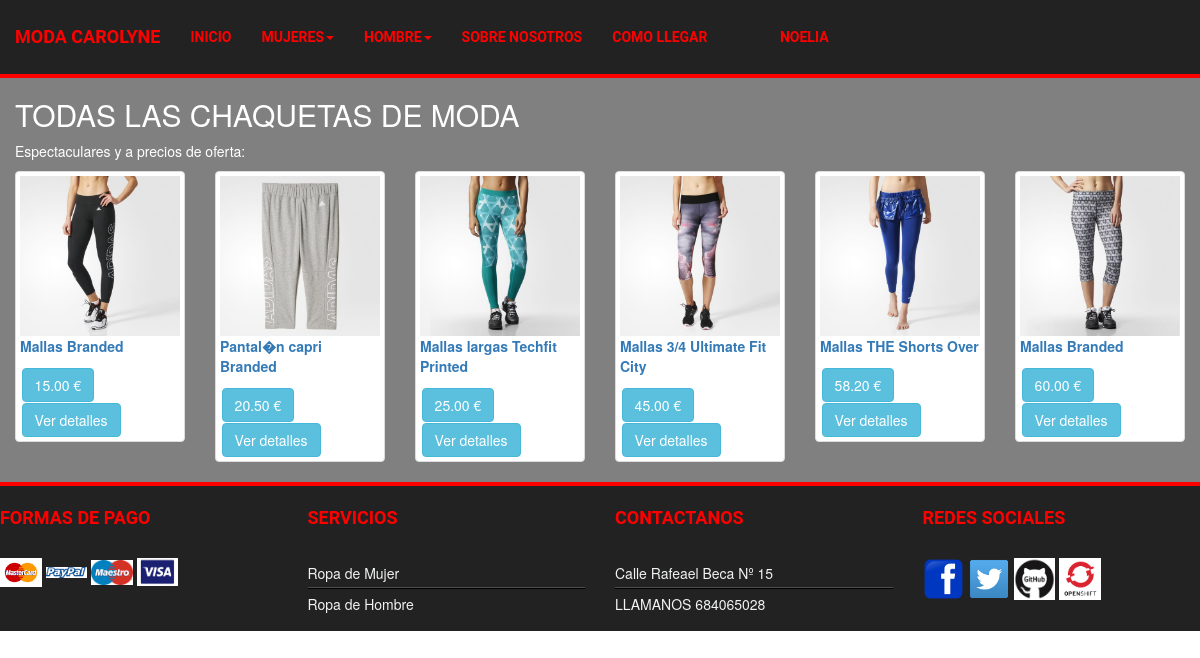
Page /usuarios/pantalon-mujer.php (signed in) on the committed database.
### tables this page shows
CREATE TABLE IF NOT EXISTS `producto` (
  `codproducto` int(6) NOT NULL AUTO_INCREMENT,
  `coddistribuidor` int(6) NOT NULL,
  `nombre` varchar(50) NOT NULL,
  `descripcion` varchar(3000) NOT NULL,
  `stock` int(6) NOT NULL,
  `foto` varchar(200) NOT NULL,
  `categoria` varchar(30) NOT NULL,
  `precio` double(4,2) NOT NULL,
  `sexo` varchar(10) NOT NULL,
  PRIMARY KEY (`codproducto`),
  KEY `fk_producto_1_idx` (`coddistribuidor`)
);

### usuarios/pantalon-mujer.php (the view, shortened to what this page needs)
<?php
  include_once("../plantilla/db_configuration.php");
?>
<!DOCTYPE html>
<html lang="">
  <head>
    <link rel="stylesheet" href="http://maxcdn.bootstrapcdn.com/bootstrap/3.3.5/css/bootstrap.min.css">
	  <link rel="stylesheet" href="https://maxcdn.bootstrapcdn.com/font-awesome/4.5.0/css/font-awesome.min.css">
      <?php
      include "../plantilla/temas.php"
      ?>
    </head>
    <body>
      <?php
      if(isset($_SESSION['nombre'])){
      ?>
<?php
  include "../plantilla/header.php"
?>
<?php
$connection = new mysqli($db_host, $db_user, $db_password, $db_name);
$connection->set_charset("utf8");
$consulta=("SELECT * from producto where  categoria='pantalones' and sexo='mujer';");
	$result = $connection->query($consulta);
  if (isset($result) && $result->num_rows==0) {
  echo "<p>
	No existen productos en la categoria indicada.
   </p>";
 } else {
   ?>
    <div class="container">
  <h2>TODAS LAS CHAQUETAS DE MODA</h2>
  <p>Espectaculares y a precios de oferta:</p>
  <div class="row">
    <?php
    while($obj = $result->fetch_object()) {
    echo "<div class='col-md-2'>";
    echo "<a href='clienteproducto.php?id=$obj->codproducto' class='thumbnail'>";
    echo "<img src='../imagenes/$obj->foto'>";
      echo "<p id='parrafo'><b>$obj->nombre</b></p>";
    echo "<button type='button' class='btn btn-info'>$obj->precio €</button>";
    if($obj->stock<=0){
      echo "<button type='button' class='btn btn-danger'>Ver detalles</button>";
    }else{
        echo "<button type='button' class='btn btn-info'>Ver detalles</button>";
    }?>
      </a>
    </div>
<?php } ?>
  </div>
</div>
<?php
  include "../plantilla/foot.php"
?>
<?php
}
}else{
  header("Location:registro.php");
}
  ?>
    </body>
</html>

### css/plantilla2.css (style rules this page uses)
.container { width: 100%; height: 15%; background-color: gray; color:white; }
button { padding: 2%; margin: 1%; }

### rows in the picture
producto: foto (picture), nombre "Mallas Branded", precio "15.00", stock "Ver detalles"
producto: foto (picture), nombre "Pantal�n capri Branded", precio "20.50", stock "Ver detalles"
producto: foto (picture), nombre "Mallas largas Techfit Printed", precio "25.00", stock "Ver detalles"
producto: foto (picture), nombre "Mallas 3/4 Ultimate Fit City", precio "45.00", stock "Ver detalles"
producto: foto (picture), nombre "Mallas THE Shorts Over", precio "58.20", stock "Ver detalles"
producto: foto (picture), nombre "Mallas Branded", precio "60.00", stock "Ver detalles"

### other values in the picture
$_SESSION['nombre'] "NOELIA"
